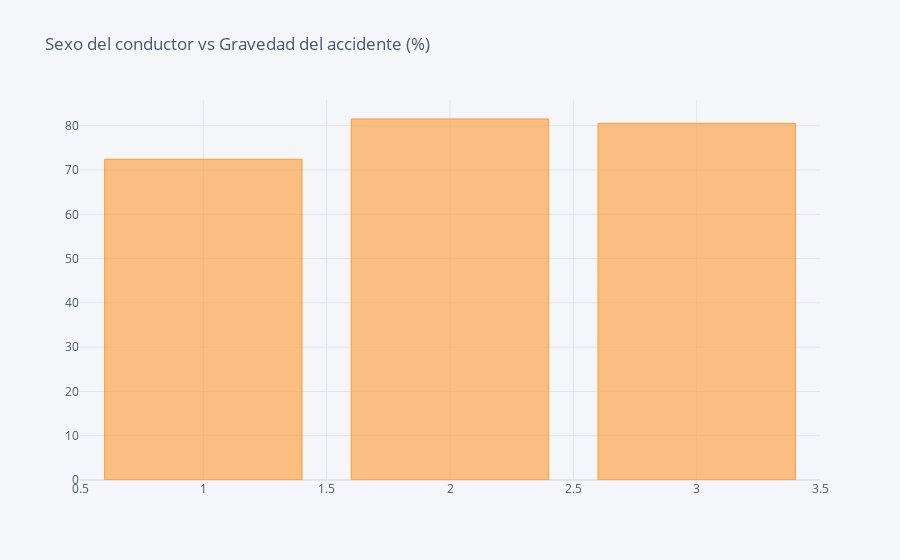

Notebook code cell kept with this figure:
### Code cell
df_Gender = pd.DataFrame(columns=["sex_of_driver", "% accidente"])
i=0
for field in list(df_traffic_accidents['sex_of_driver'].unique()):
    ratio = df_traffic_accidents[(df_traffic_accidents['sex_of_driver']==field)&(df_traffic_accidents['accident_severity']==3)].shape[0] / df_traffic_accidents[df_traffic_accidents['sex_of_driver']==field].shape[0]
    df_Gender.loc[i] = (field, ratio*100)
    i += 1 
df_G = df_Gender.groupby(by="sex_of_driver").sum()
df_G.iplot(kind='bar',title='Sexo del conductor vs Gravedad del accidente (%)')

### Figure 1 — Plotly figure (JSON) as saved in the notebook; plotly's stock layout.template omitted (floating-point values rounded to 4 significant figures)
{"data": [{"marker": {"color": "rgba(255, 153, 51, 0.6)", "line": {"color": "rgba(255, 153, 51, 1.0)", "width": 1}}, "name": "% accidente", "orientation": "v", "text": "", "type": "bar", "x": [1, 2, 3], "y": [72.43, 81.53, 80.54]}], "layout": {"legend": {"bgcolor": "#F5F6F9", "font": {"color": "#4D5663"}}, "paper_bgcolor": "#F5F6F9", "plot_bgcolor": "#F5F6F9", "title": {"font": {"color": "#4D5663"}, "text": "Sexo del conductor vs Gravedad del accidente (%)"}, "xaxis": {"gridcolor": "#E1E5ED", "showgrid": true, "tickfont": {"color": "#4D5663"}, "title": {"font": {"color": "#4D5663"}, "text": ""}, "zerolinecolor": "#E1E5ED"}, "yaxis": {"gridcolor": "#E1E5ED", "showgrid": true, "tickfont": {"color": "#4D5663"}, "title": {"font": {"color": "#4D5663"}, "text": ""}, "zerolinecolor": "#E1E5ED"}}}
